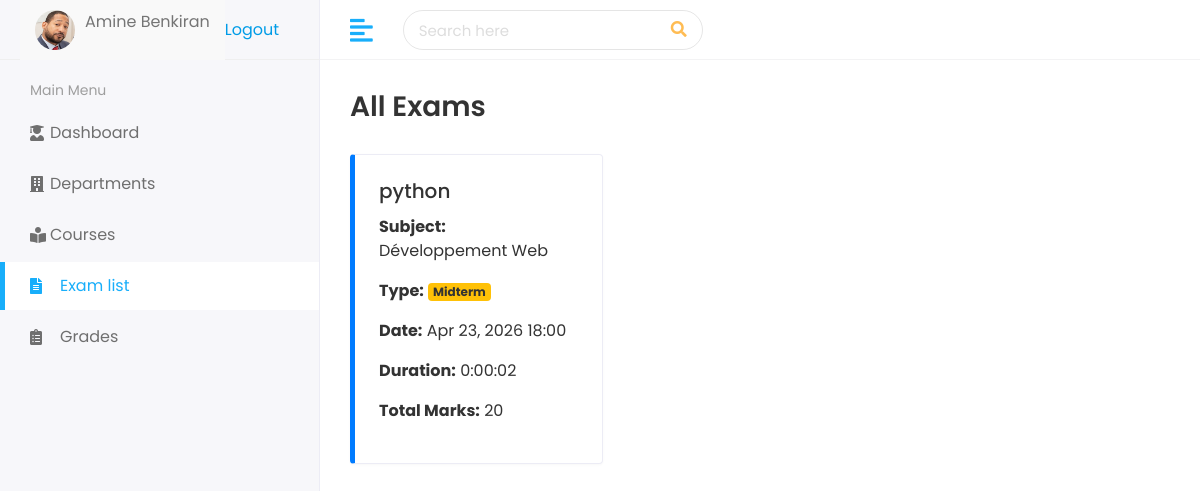
The app's page /student/Exams/ (signed in), older data.
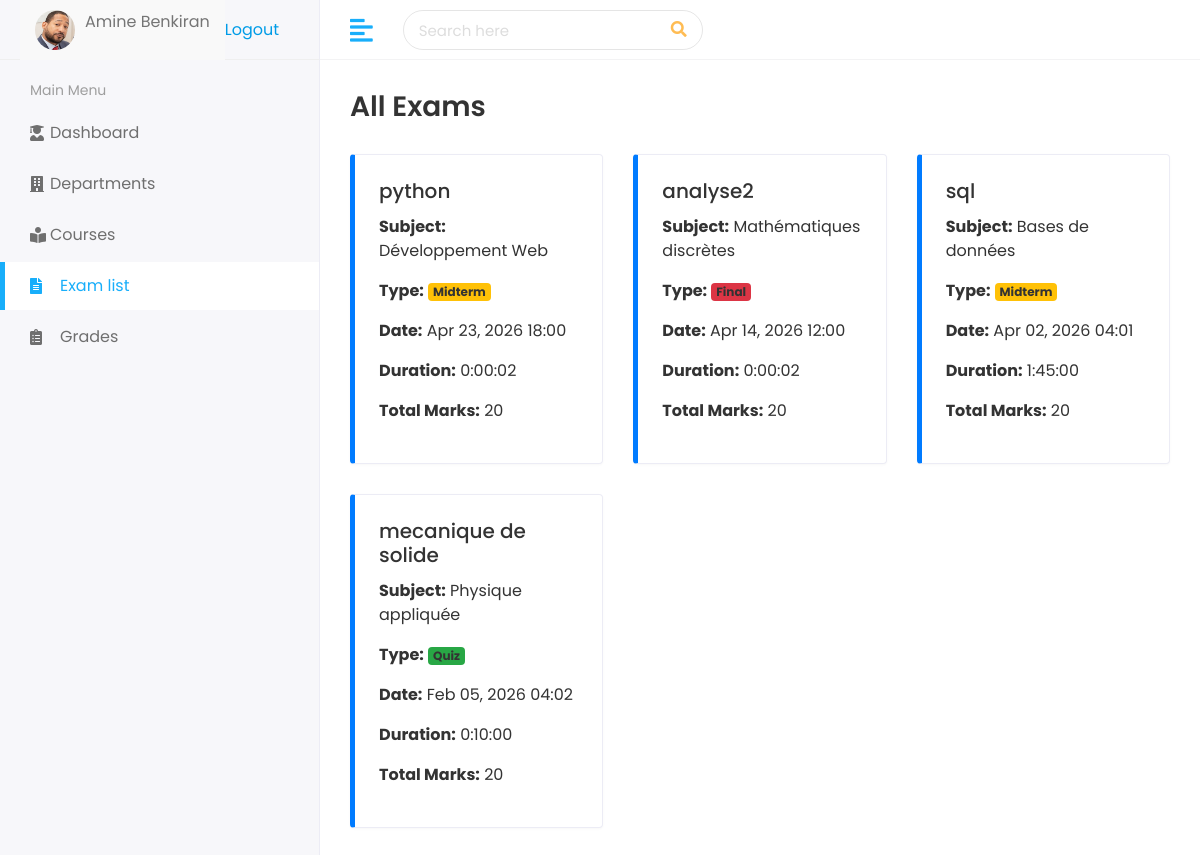
The same page, newer data.
### student/models.py (models this page shows, shortened)
class Exam(models.Model):
    subject = models.ForeignKey(
        Subject,
        on_delete=models.CASCADE)
    title = models.CharField(max_length=100 )
    exam_type = models.CharField(max_length=10,choices=[('Midterm', 'Midterm'), ('Final', 'Final'),('quiz', 'quiz')],
        default='quiz')
    exam_date = models.DateTimeField()
    duration = models.DurationField(help_text="exam duration")
    total_marks = models.PositiveIntegerField(default=20)

### subject/models.py (models this page shows, shortened)
class Subject(models.Model):
    name        = models.CharField(max_length=100)
    description = models.TextField(blank=True)
    code        = models.CharField(max_length=20, unique=True)
    department  = models.ForeignKey(
                    Department,
                    on_delete=models.CASCADE,
                    related_name='subjects')
    Teacher  = models.ForeignKey(
                    Teacher,
                    on_delete=models.CASCADE,
                    related_name='subjects',
                    null=True
                    )
    created_at  = models.DateTimeField(auto_now_add=True)

### student/views.py (the view)
# urls.py: path('Exams/', views.Exam_ve, name='Exam_ur'),
def Exam_ve(request):
  user=request.user
  student = Student.objects.get(user=request.user)
  exams = Exam.objects.filter(subject__in=student.student_class.all())
  context = {'student': student,
             'exams':exams}
  return render(request,'students/Exam.html',context)

### templates/students/Exam.html (shortened to what the changed rows need)
{% load static %}
{% load static %}
<!DOCTYPE html>
<html lang="en">
   <head>
      <link rel="stylesheet" href="{%static 'assets/plugins/bootstrap/css/bootstrap.min.css' %}">
      <link rel="stylesheet" href="{%static 'assets/plugins/fontawesome/css/fontawesome.min.css' %}">
      <link rel="stylesheet" href="{%static 'assets/plugins/fontawesome/css/all.min.css' %}">
      <link rel="stylesheet" href="{%static 'assets/css/style.css' %}">
    </head>
   <body>
      <div class="main-wrapper">
    <div class="page-wrapper">
        <div class="content container-fluid">
            <div class="row">
                {% for exam in exams %}
                <div class="col-md-6 col-lg-4 d-flex">
                    <div class="card exam-card w-100">
                        <div class="card-body">
                            <h5 class="card-title">{{ exam.title }}</h5>
                            <p><strong>Subject:</strong> {{ exam.subject.name }}</p>
                            <p>
                                <strong>Type:</strong>
                                {% if exam.exam_type == "Midterm" %}
                                    <span class="badge badge-midterm">Midterm</span>
                                {% elif exam.exam_type == "Final" %}
                                    <span class="badge badge-final">Final</span>
                                {% else %}
                                    <span class="badge badge-quiz">Quiz</span>
                                {% endif %}
                            </p>
                            <p><strong>Date:</strong> {{ exam.exam_date|date:"M d, Y H:i" }}</p>
                            <p><strong>Duration:</strong> {{ exam.duration }}</p>
                            <p><strong>Total Marks:</strong> {{ exam.total_marks }}</p>
                        </div>
                    </div>
                </div>
                {% empty %}
                <div class="col-12">
                    <div class="alert alert-info text-center">
                        No exams available
                    </div>
                </div>
                {% endfor %}
            </div>
        </div>
    </div>
</div>
</body>
</html>

Row changes from the older to the newer data that the page shows:
now on this page (row unchanged): Exam: title "analyse2", subject.name "Mathématiques discrètes", exam_type "Final", exam_date "Apr 14, 2026 12:00", duration "0:00:02", total_marks "20"
added Exam: title "sql", subject.name "Bases de données", exam_type "Midterm", exam_date "Apr 02, 2026 04:01", duration "1:45:00", total_marks "20"
added Exam: title "mecanique de solide", subject.name "Physique appliquée", exam_type "Quiz", exam_date "Feb 05, 2026 04:02", duration "0:10:00", total_marks "20"
